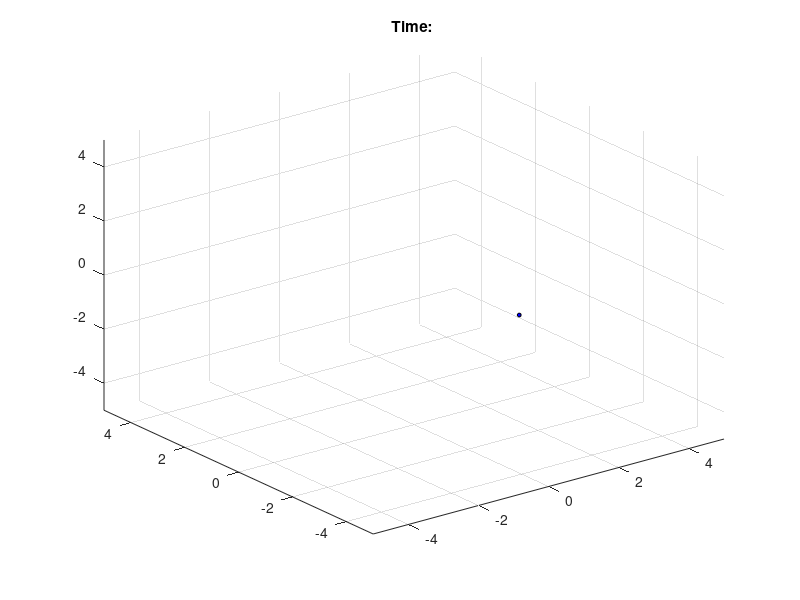

Source code (MATLAB): (Note: this script raises an error after producing the figure.)
view(135,20)    %Starting view
AL = 5;         %Define graph axis limits
grid on
L0=3;           %Rotatary arm length
L1=2;           %Pendulum length

Xh=[0 ; L0]';
Yh=[0 ; 0]';
Zh=[0 ; 0]';

Xv=[Xh(2) ; L0]';
Yv=[Yh(2) ; 0]';
Zv=[Zh(2) ; -L1]';

hold on
Harm  = fill3(Xh,Yh,Zh,'b'); 
Varm  = fill3(Xv,Yv,Zv,'g'); 
s=8;
M=scatter3(Xv(2),Yv(2),Zv(2),s,'filled','MarkerFaceColor','b','MarkerEdgeColor','k');
axis([-AL AL -AL AL -AL AL]);
Theta1=0;
Theta0=0;
c = [0 0 0];
TXT=title('Time: ');
for t=1:20:size(simTheta0,1)
    TXT2=sprintf('Time:%.2f',simt(t));
    set(TXT,'String',TXT2);
    
    Theta0=simTheta0(t);
    Theta1 =simTheta1(t);
    
    Xh(2)= L0*cos(Theta0);
    Yh(2)=L0*sin(Theta0);
    
    Xva = 0;                
    Yva = L1*sin(Theta1);    
    Zva = L1*cos(Theta1);   
    
    Xvb = Xva*cos(Theta0)-Yva*sin(Theta0)+L0*cos(Theta0);
    Yvb = Xva*sin(Theta0)+Yva*cos(Theta0) + L0*sin(Theta0);
    Zvb = Zva;
        
    Xv=[Xh(2);Xvb]';
    Yv=[Yh(2);Yvb]';
    Zv=[ 0   ;Zvb]';
    
    set(Harm,'XData',Xh);
    set(Harm,'YData',Yh);
    set(Harm,'ZData',Zh);
    %set(Harm,'FaceVertexCData',C);
    
    set(Varm,'XData',Xv);
    set(Varm,'YData',Yv);
    set(Varm,'ZData',Zv);
    %set(Varm,'FaceVertexCData',C);
    rem(t,30);

    %scatter3(Xv(2),Yv(2),Zv(2),s,'filled','MarkerFaceColor',c,'MarkerEdgeColor','k');
              
    set(M,'XData',Xv(2));
    set(M,'YData',Yv(2));
    set(M,'ZData',Zv(2));
    
    drawnow;
%     pause(0.0005); 
end

figure(2); hold on;
plot(simt, simTheta0)
title('Angle of the arm');
xlabel('Time [s]');
ylabel('Theta0 [rad]');

figure(3); hold on;
plot(simt, simdTheta0)
title('Angular velocity of the arm');
xlabel('Time [s]');
ylabel('dTheta0 [rad/s]');

figure(4); hold on;
plot(simt, simTheta1)
title('Angle of the pendulum');
xlabel('Time [s]');
ylabel('Theta1 [rad]');

figure(5); hold on;
plot(simt, simdTheta1)
title('Angular Velocity of the pendulum');
xlabel('Time [s]');
ylabel('dTheta1 [rad/s]');

figure(6); hold on;
plot(simt, simE)
title('Regulated Pendulum Energy: E');
xlabel('Time [s]');
ylabel('Energy');

figure(7); hold on;
plot(simt, simV)
title('Lyapunov Function: V');
xlabel('Time [s]');
ylabel('V');

figure(8); hold on;
plot(simt, simTau)
title('Control law');
xlabel('Time [s]');
ylabel('Tau');

figure(9); hold on;
plot(simTheta1, simdTheta1)
title('Pendulum Angle and Angular Velocity');
xlabel('Angle [rad]');
ylabel('Angular Velocity [rad/s]');

figure(10); hold on;
plot(simTheta0, simdTheta0)
title('Arm Angle and Angular Velocity');
xlabel('Angle [rad]');
ylabel('Angular Velocity [rad/s]');
